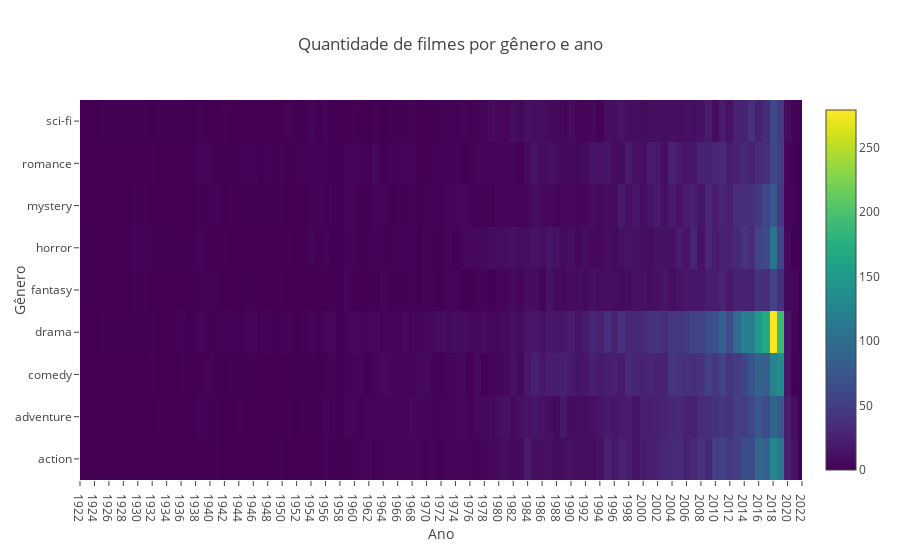

Notebook cell for this chart:
### Code cell
graph = go.Heatmap(
    z=graph2, 
    x=year,
    y=genres,
    colorscale = "Viridis"
)

layout = go.Layout(
    title="Quantidade de filmes por gênero e ano",
    xaxis=dict(
        range=[min(year), max(year)],
        title="Ano",
        dtick=2,
    ),
    yaxis=dict(
        title="Gênero",
    )
)

fig = go.Figure(data=[graph], layout=layout)
plotly.offline.iplot(fig)
plotly.offline.plot(fig, filename="imdb_year_genre_count.html", auto_open=False)

### Figure 1 — Plotly figure (JSON) as saved in the notebook; plotly's stock layout.template omitted (floating-point values rounded to 4 significant figures; data arrays with more than 128 entries replaced by an {"elided": "..."} marker saying what was removed)
{"data": [{"colorscale": "Viridis", "type": "heatmap", "uid": "e1886010-9060-47ac-95d1-80b2e888cbe2", "x": ["1922", "1927", "1931", "1932", "1933", "1935", "1936", "1937", "1939", "1940", "1941", "1942", "1943", "1944", "1946", "1947", "1948", "1949", "1950", "1951", "1952", "1953", "1954", "1955", "1956", "1957", "1958", "1959", "1960", "1961", "1962", "1963", "1964", "1965", "1966", "1967", "1968", "1969", "1970", "1971", "1972", "1973", "1974", "1975", "1976", "1977", "1978", "1979", "1980", "1981", "1982", "1983", "1984", "1985", "1986", "1987", "1988", "1989", "1990", "1991", "1992", "1993", "1994", "1995", "1996", "1997", "1998", "1999", "2000", "2001", "2002", "2003", "2004", "2005", "2006", "2007", "2008", "2009", "2010", "2011", "2012", "2013", "2014", "2015", "2016", "2017", "2018", "2019", "2020", "2021", "2022"], "y": ["action", "adventure", "comedy", "drama", "fantasy", "horror", "mystery", "romance", "sci-fi"], "z": {"elided": "9x91 int values"}}], "layout": {"title": {"text": "Quantidade de filmes por gênero e ano"}, "xaxis": {"dtick": 2, "range": ["1922", "2022"], "title": {"text": "Ano"}}, "yaxis": {"title": {"text": "Gênero"}}}}
